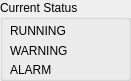
  <widget class="QGroupBox" name="Status">
   <property name="geometry">
    <rect>
     <x>320</x>
     <y>330</y>
     <width>131</width>
     <height>81</height>
    </rect>
   </property>
   <property name="font">
    <font>
     <pointsize>9</pointsize>
    </font>
   </property>
   <property name="title">
    <string>Current Status</string>
   </property>
   <widget class="PyDMByteIndicator" name="RunningStatus">
    <property name="geometry">
     <rect>
      <x>110</x>
      <y>20</y>
      <width>21</width>
      <height>21</height>
     </rect>
    </property>
    <property name="maximumSize">
     <size>
      <width>25</width>
      <height>25</height>
     </size>
    </property>
    <property name="toolTip">
     <string/>
    </property>
    <property name="rules" stdset="0">
     <string>[]</string>
    </property>
    <property name="channel" stdset="0">
     <string>ca://${DEV}:STATUS_RUN_FLAG_RBV</string>
    </property>
    <property name="showLabels" stdset="0">
     <bool>false</bool>
    </property>
    <property name="circles" stdset="0">
     <bool>true</bool>
    </property>
   </widget>
   <widget class="PyDMByteIndicator" name="WarningStatus">
    <property name="geometry">
     <rect>
      <x>110</x>
      <y>40</y>
      <width>21</width>
      <height>21</height>
     </rect>
    </property>
    <property name="maximumSize">
     <size>
      <width>25</width>
      <height>25</height>
     </size>
    </property>
    <property name="toolTip">
     <string/>
    </property>
    <property name="channel" stdset="0">
     <string>ca://${DEV}:STATUS_WARNING_FLAG_RBV</string>
    </property>
    <property name="onColor" stdset="0">
     <color>
      <red>255</red>
      <green>255</green>
      <blue>0</blue>
     </color>
    </property>
    <property name="showLabels" stdset="0">
     <bool>false</bool>
    </property>
    <property name="circles" stdset="0">
     <bool>true</bool>
    </property>
   </widget>
   <widget class="PyDMByteIndicator" name="AlarmStatus">
    <property name="geometry">
     <rect>
      <x>110</x>
      <y>60</y>
      <width>21</width>
      <height>21</height>
     </rect>
    </property>
    <property name="maximumSize">
     <size>
      <width>25</width>
      <height>25</height>
     </size>
    </property>
    <property name="toolTip">
     <string/>
    </property>
    <property name="channel" stdset="0">
     <string>ca://${DEV}:STATUS_ALARM_FLAG_RBV</string>
    </property>
    <property name="onColor" stdset="0">
     <color>
      <red>255</red>
      <green>0</green>
      <blue>0</blue>
     </color>
    </property>
    <property name="showLabels" stdset="0">
     <bool>false</bool>
    </property>
    <property name="circles" stdset="0">
     <bool>true</bool>
    </property>
   </widget>
   <widget class="QLabel" name="RunningStatusText">
    <property name="geometry">
     <rect>
      <x>10</x>
      <y>20</y>
      <width>81</width>
      <height>21</height>
     </rect>
    </property>
    <property name="font">
     <font>
      <pointsize>9</pointsize>
     </font>
    </property>
    <property name="text">
     <string>RUNNING</string>
    </property>
    <property name="alignment">
     <set>Qt::AlignLeading|Qt::AlignLeft|Qt::AlignVCenter</set>
    </property>
   </widget>
   <widget class="QLabel" name="WarningStatusText">
    <property name="geometry">
     <rect>
      <x>10</x>
      <y>40</y>
      <width>81</width>
      <height>21</height>
     </rect>
    </property>
    <property name="font">
     <font>
      <pointsize>9</pointsize>
     </font>
    </property>
    <property name="text">
     <string>WARNING</string>
    </property>
    <property name="alignment">
     <set>Qt::AlignLeading|Qt::AlignLeft|Qt::AlignVCenter</set>
    </property>
   </widget>
   <widget class="QLabel" name="AlarmStatusText">
    <property name="geometry">
     <rect>
      <x>10</x>
      <y>60</y>
      <width>81</width>
      <height>20</height>
     </rect>
    </property>
    <property name="font">
     <font>
      <pointsize>9</pointsize>
     </font>
    </property>
    <property name="text">
     <string>ALARM</string>
    </property>
    <property name="alignment">
     <set>Qt::AlignLeading|Qt::AlignLeft|Qt::AlignVCenter</set>
    </property>
   </widget>
  </widget>
